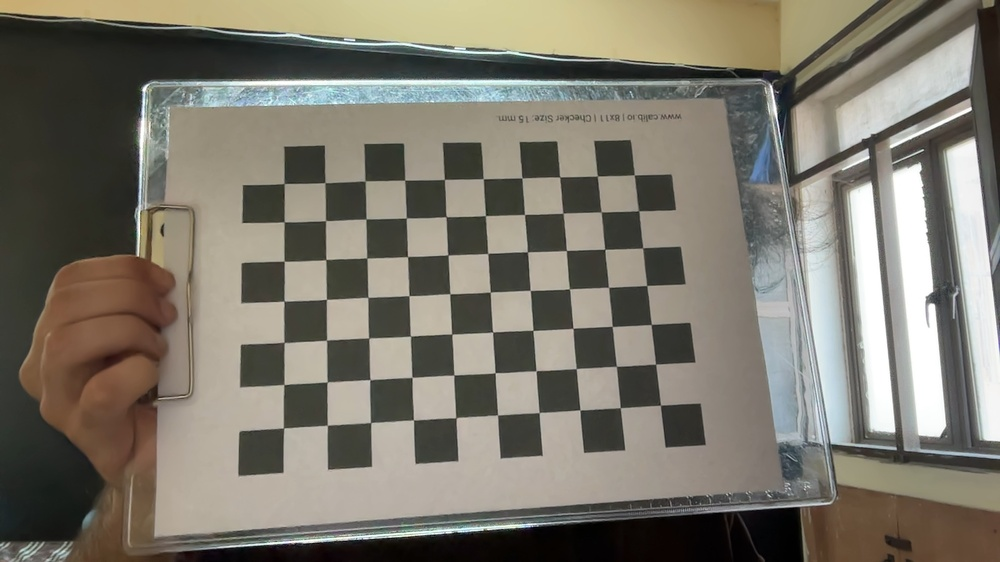
#> input picture assets/calibration_images/calib_00.jpg, 1000 x 562 px, shrunk from 1920 x 1080 before the run; its folder holds only this picture in this run
$ python calibrate_camera.py
#> lines starting #> are read from the running program, lines starting #| are printed output that depends on the picture; after the words box and inside, x2 and y2 are one past the last pixel; in counts of white or black regions, pixels touching at a corner belong together; long printed decimals are rounded
import numpy as np
import cv2
import glob

# 1. SETTINGS
# Number of internal corners (cols, rows)
CHECKERBOARD = (7, 10)
# Side length of a square in your preferred unit (e.g., mm or meters)
SQUARE_SIZE = 25.0

# Termination criteria for refining corner detection
criteria = (cv2.TERM_CRITERIA_EPS + cv2.TERM_CRITERIA_MAX_ITER, 30, 0.001)

# 2. DATA STORAGE
# 3D points in real world space
objpoints = []
# 2D points in image plane
imgpoints = []

# Prepare object points, like (0,0,0), (1,0,0), (2,0,0) ....,(8,5,0)
objp = np.zeros((1, CHECKERBOARD[0] * CHECKERBOARD[1], 3), np.float32)
objp[0,:,:2] = np.mgrid[0:CHECKERBOARD[0], 0:CHECKERBOARD[1]].T.reshape(-1, 2)
objp *= SQUARE_SIZE

# 3. PROCESSING IMAGES
images = glob.glob('assets/calibration_images/*.jpg')

for fname in images:
    img = cv2.imread(fname)
#> img is the input picture: shape (562, 1000, 3); mean B, G, R 107.7, 119.2, 123.6
    gray = cv2.cvtColor(img, cv2.COLOR_BGR2GRAY)
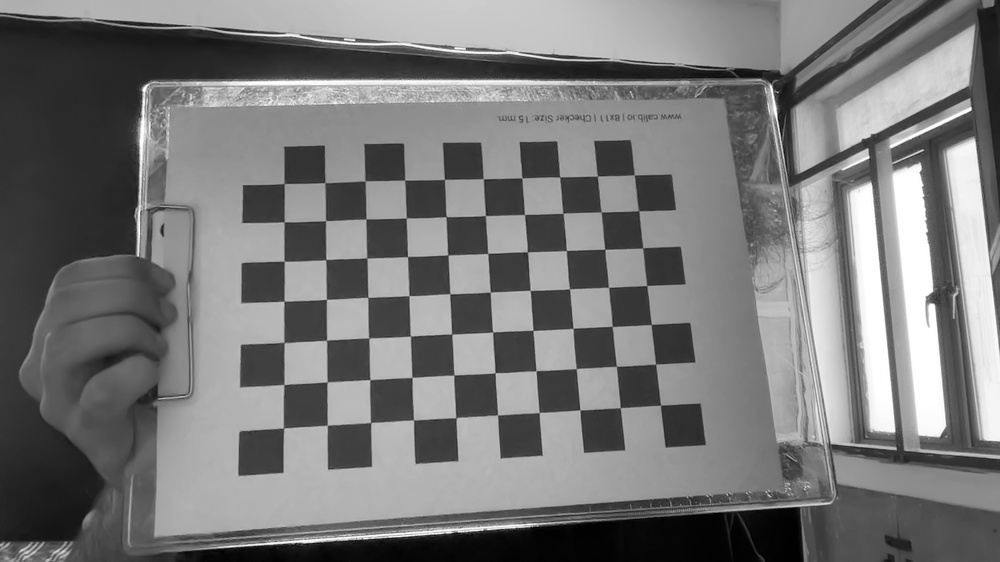
#> gray: shape (562, 1000); min 0, max 255, mean 119.2

    # Find the chess board corners
    ret, corners = cv2.findChessboardCorners(gray, CHECKERBOARD, None)
#> ret = True; corners = 70 rows, first 8: [283.5, 428], [284.1, 384.5], [284.1, 342.4], [284, 301], [284, 261], [284, 221.8], [284, 183.5], [327.4, 425.2]

    if ret == True:
        objpoints.append(objp)

        # Refine corner locations for better accuracy
        corners2 = cv2.cornerSubPix(gray, corners, (11, 11), (-1, -1), criteria)
#> corners2 = 70 rows, first 8: [283.5, 428], [284, 384.5], [284.1, 342.5], [284, 301.2], [284.2, 261.2], [284.1, 221.8], [284.1, 183.5], [327.4, 425.2]
        imgpoints.append(corners2)

        # Optional: Draw and display the corners
        cv2.drawChessboardCorners(img, CHECKERBOARD, corners2, ret)
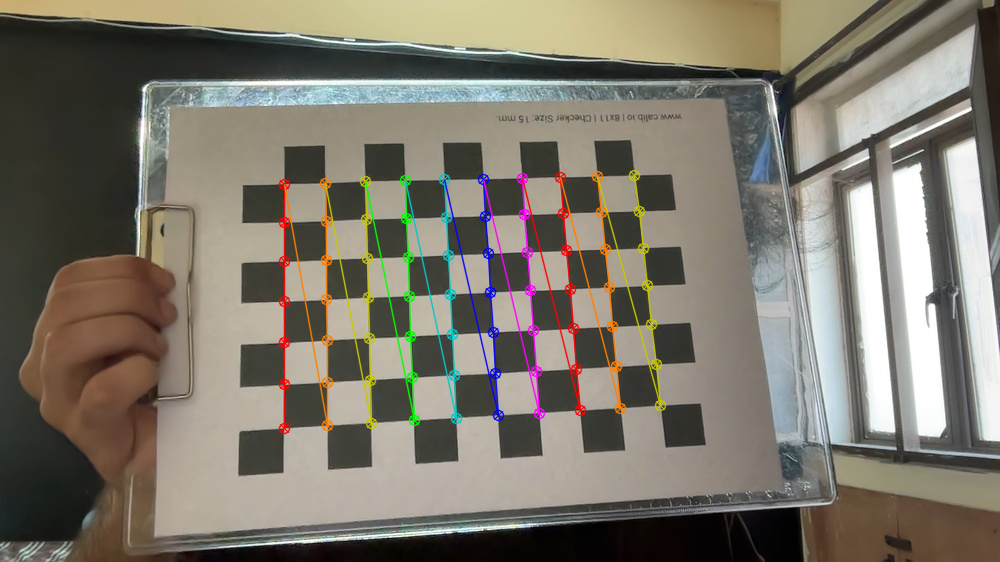
#> img: shape (562, 1000, 3); 3.39% of pixels changed, all inside (x1, y1, x2, y2) = (278, 169, 667, 435)
        cv2.imshow('Calibration', img)
        cv2.waitKey(0)

cv2.destroyAllWindows()

# 4. CALIBRATION
# ret: RMS error, mtx: Camera Matrix, dist: Distortion Coefficients
# rvecs: Rotation vectors, tvecs: Translation vectors
ret, mtx, dist, rvecs, tvecs = cv2.calibrateCamera(objpoints, imgpoints, gray.shape[::-1], None, None)
#> ret = 0.224; mtx = [[562.6, 0, 540.1], [0, 591.1, 452.7], [0, 0, 1]]; dist = [[-0.0301, 0.0333, -0.000645, 0.00033, 0.0164]]; rvecs = ([-0.0734, -0.2, -1.64],); tvecs = ([-149.8, -13.77, 327],)

print("Camera matrix:\n", mtx)
#| Camera matrix:
#|  [[562.634     0.         540.144 ]
#|  [  0.         591.089 452.652]
#|  [  0.           0.           1.        ]]
print("\nDistortion coefficients:\n", dist)
#| Distortion coefficients:
#|  [[-0.03014   0.0333 -0.000645  0.0003305  0.01644  ]]

# --- SAVE DATA ---
# Save the camera matrix and distortion coefficients to a file
np.savez("camera_calibration.npz", mtx=mtx, dist=dist, rvecs=rvecs, tvecs=tvecs)

print("Calibration data saved to 'camera_calibration.npz'")

$ run again, on assets/calibration_images/calib_04.jpg
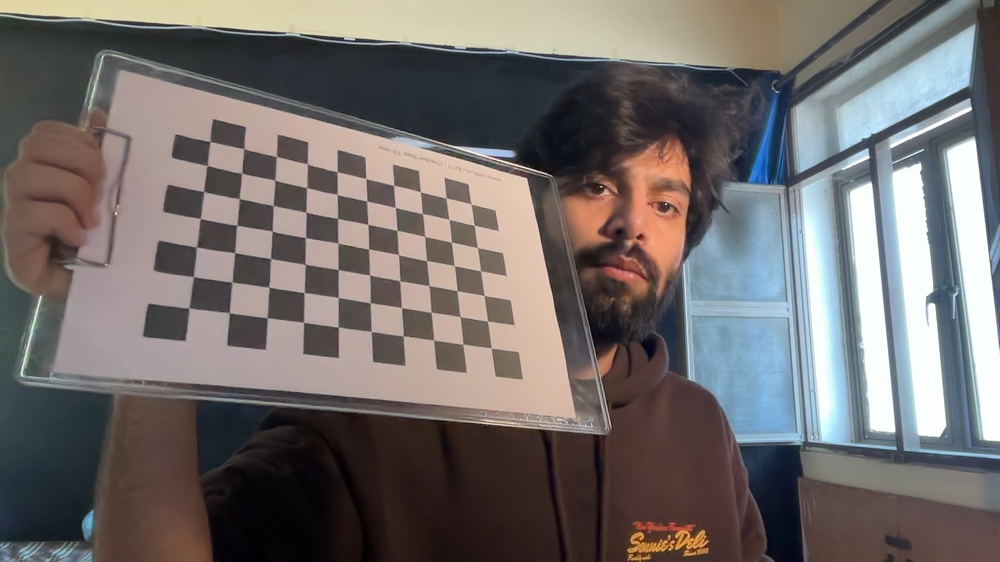
#> input picture assets/calibration_images/calib_04.jpg, 1000 x 562 px, shrunk from 1920 x 1080 before the run
#> img is the input picture: shape (562, 1000, 3); mean B, G, R 107.1, 108.6, 113.9
#> `gray = cv2.cvtColor(img, cv2.COLOR_BGR2GRAY)`:
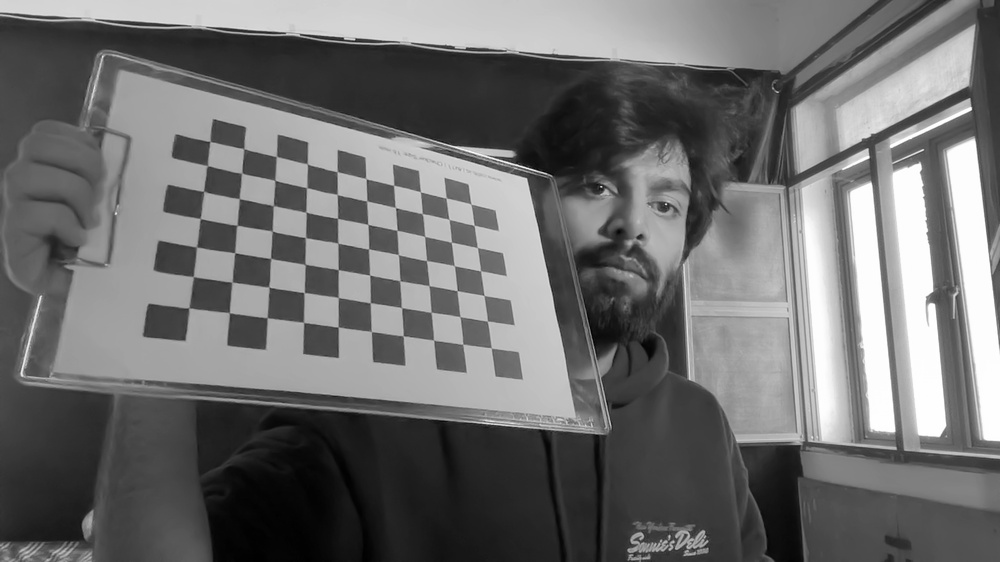
#> gray: shape (562, 1000); min 0, max 255, mean 110
#> `ret, corners = cv2.findChessboardCorners(gray, CHECKERBOARD, None)`: ret = True; corners = 70 rows, first 8: [188.7, 307.8], [193.3, 276.5], [196.4, 246.9], [200.3, 218.5], [203.6, 191.2], [207.8, 165.7], [210.1, 141.3], [229.3, 312.7]
#> corners2 = 70 rows, first 8: [189, 308], [193.4, 276.7], [196.5, 247], [200.3, 218.5], [203.7, 191.5], [207.1, 165.4], [209.9, 141.5], [229.4, 312.7]
#> `cv2.drawChessboardCorners(img, CHECKERBOARD, corners2, ret)`:
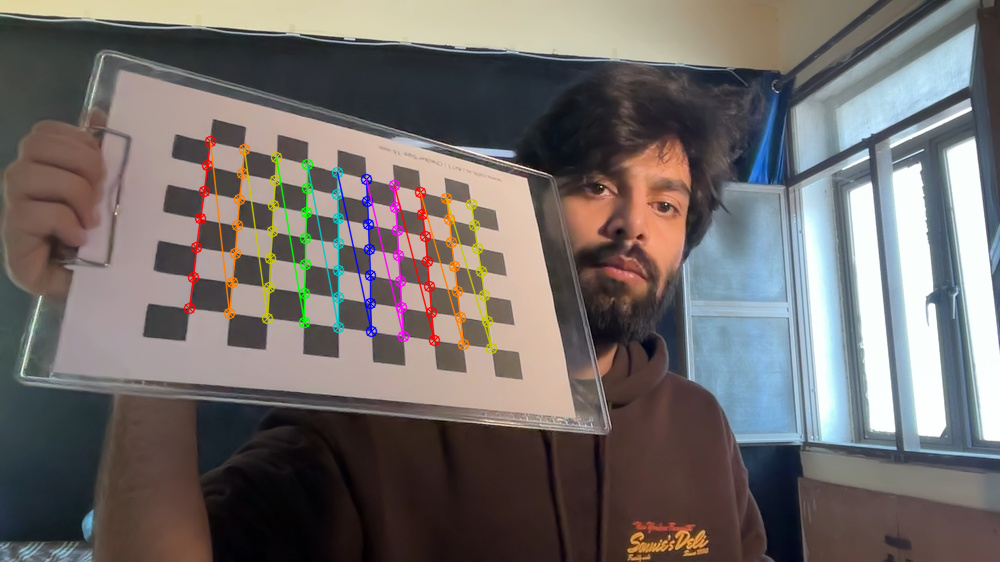
#> img: shape (562, 1000, 3); 2.54% of pixels changed, all inside (x1, y1, x2, y2) = (183, 135, 498, 355)
#> `ret, mtx, dist, rvecs, tvecs = cv2.calibrateCamera(objpoints, imgpoint..`: ret = 0.284; mtx = [[833.6, 0, 566.8], [0, 795.8, 263], [0, 0, 1]]; dist = [[0.399, -1.26, 0.0341, 0.0559, 2.25]]; rvecs = ([0.0105, -0.971, -1.45],); tvecs = ([-242.2, 25.78, 521.4],)
#| Camera matrix:
#|  [[833.554   0.         566.795]
#|  [  0.         795.809 262.958]
#|  [  0.           0.           1.        ]]
#| Distortion coefficients:
#|  [[ 0.3992 -1.262  0.03415  0.0559  2.246]]

$ run again, on assets/calibration_images/calib_05.jpg
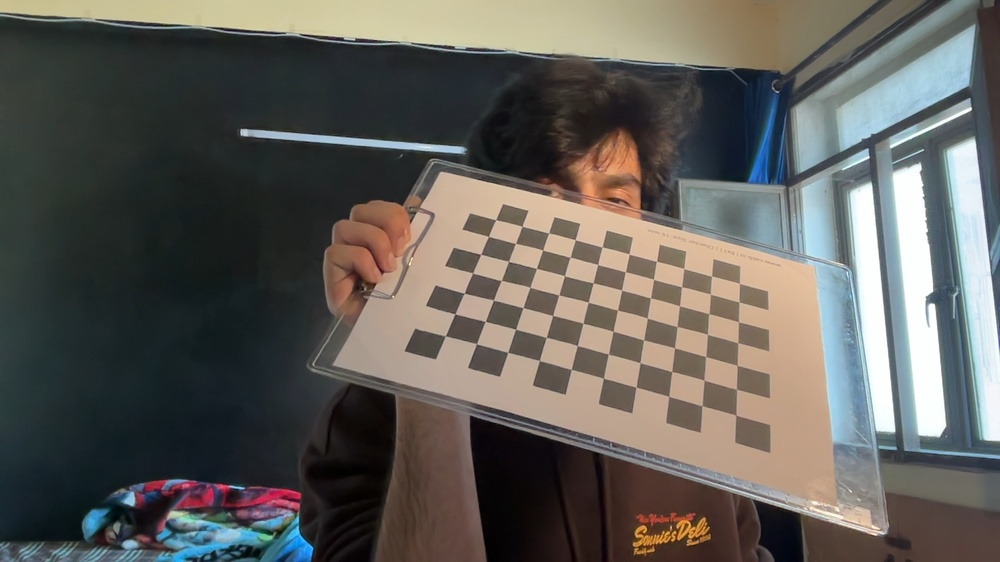
#> input picture assets/calibration_images/calib_05.jpg, 1000 x 562 px, shrunk from 1920 x 1080 before the run
#> img is the input picture: shape (562, 1000, 3); mean B, G, R 89.8, 94.7, 96.8
#> `gray = cv2.cvtColor(img, cv2.COLOR_BGR2GRAY)`:
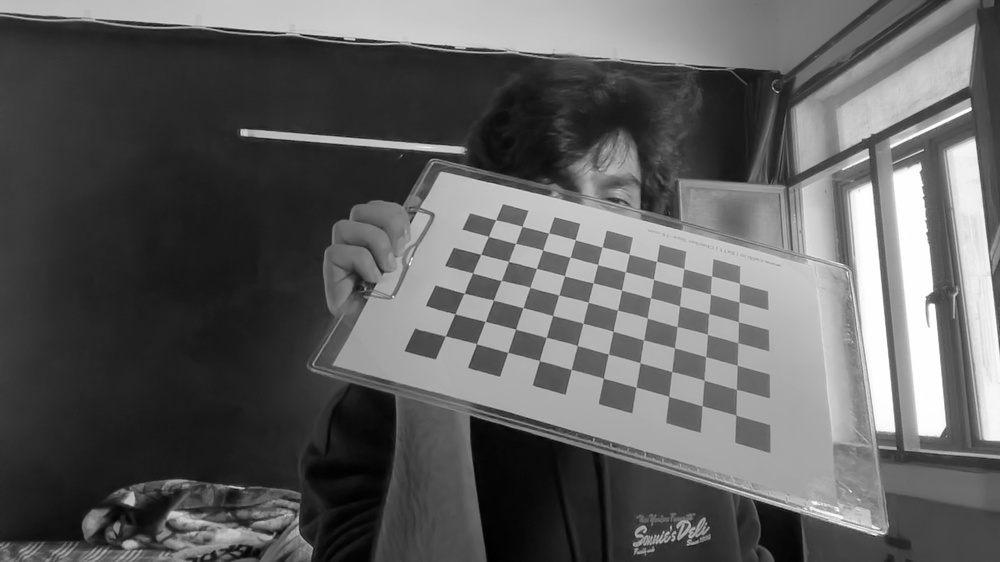
#> gray: shape (562, 1000); min 0, max 255, mean 94.8
#> `ret, corners = cv2.findChessboardCorners(gray, CHECKERBOARD, None)`: ret = True; corners = 70 rows, first 8: [445.3, 335.8], [455.1, 313.8], [464.4, 293.2], [472.6, 272.8], [480.6, 254.4], [488.6, 236.6], [495.7, 219.7], [476.5, 343.7]
#> corners2 = 70 rows, first 8: [445.4, 335.9], [455, 313.9], [464, 293.3], [472.6, 272.9], [480.7, 254.3], [488.4, 236.4], [495.5, 219.7], [476.5, 343.7]
#> `cv2.drawChessboardCorners(img, CHECKERBOARD, corners2, ret)`:
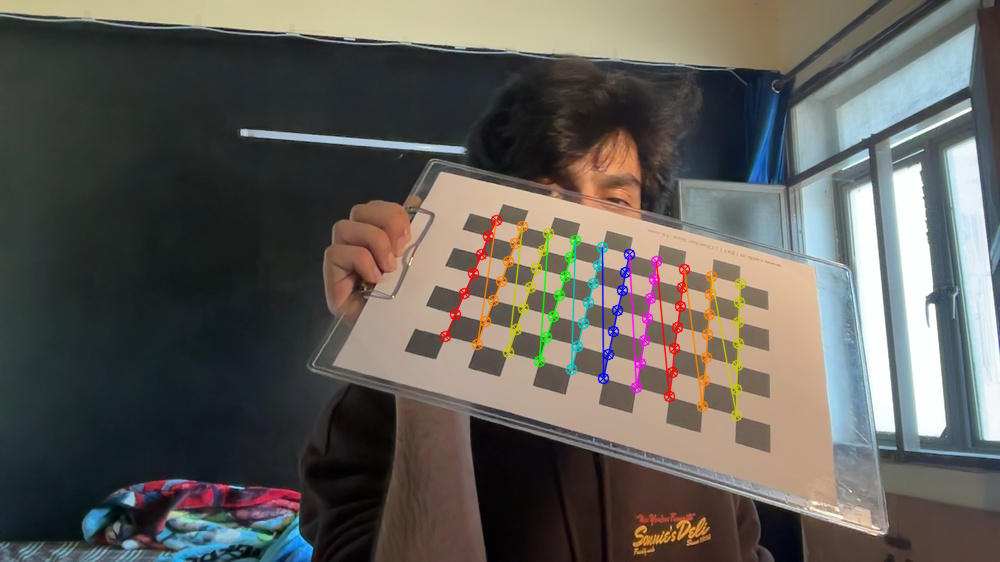
#> img: shape (562, 1000, 3); 2.26% of pixels changed, all inside (x1, y1, x2, y2) = (439, 214, 747, 422)
#> `ret, mtx, dist, rvecs, tvecs = cv2.calibrateCamera(objpoints, imgpoint..`: ret = 0.265; mtx = [[718.8, 0, 530.2], [0, 617.6, 270.4], [0, 0, 1]]; dist = [[-0.108, 1.58, 0.0453, 0.0216, -5.45]]; rvecs = ([-0.446, -0.585, -1.23],); tvecs = ([-65.05, 57.66, 550.5],)
#| Camera matrix:
#|  [[718.775   0.         530.154]
#|  [  0.         617.603 270.362]
#|  [  0.           0.           1.        ]]
#| Distortion coefficients:
#|  [[-0.1084  1.576  0.04534  0.02163 -5.448]]

$ run again, on assets/calibration_images/calib_06.jpg
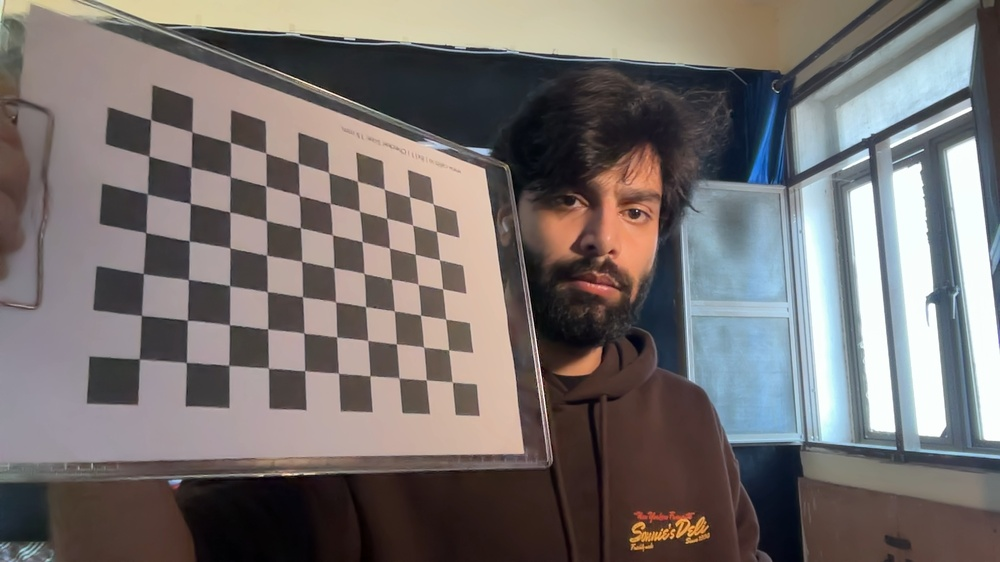
#> input picture assets/calibration_images/calib_06.jpg, 1000 x 562 px, shrunk from 1920 x 1080 before the run
#> img is the input picture: shape (562, 1000, 3); mean B, G, R 110.6, 112.1, 118.3
#> `gray = cv2.cvtColor(img, cv2.COLOR_BGR2GRAY)`:
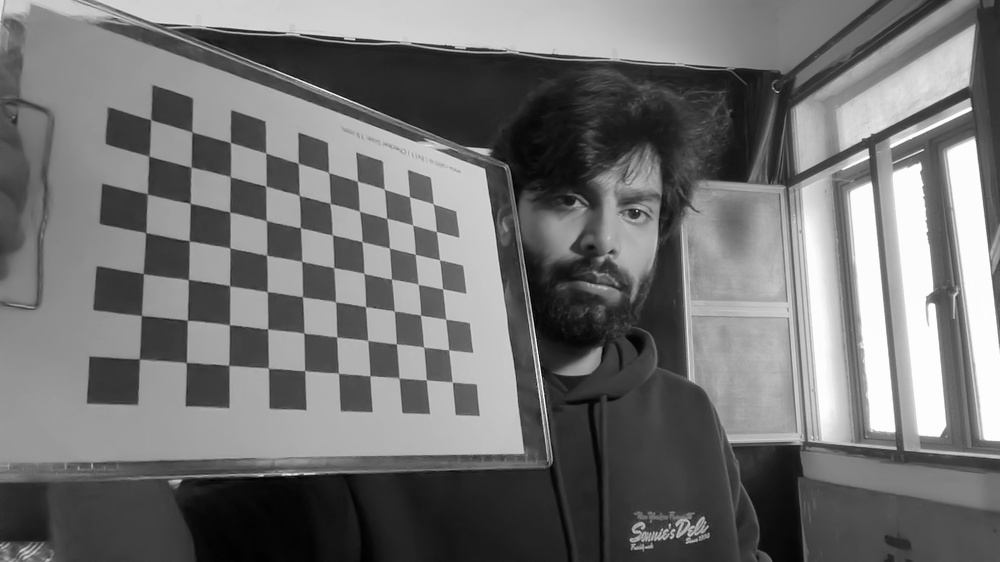
#> gray: shape (562, 1000); min 0, max 255, mean 113.8
#> `ret, corners = cv2.findChessboardCorners(gray, CHECKERBOARD, None)`: ret = True; corners = 70 rows, first 8: [139, 359.2], [141.6, 315.6], [143.3, 273.6], [145.8, 232.8], [147.4, 193.9], [149.1, 156.4], [150.8, 119.5], [186.2, 362.7]
#> corners2 = 70 rows, first 8: [139.3, 358.9], [141.4, 315.5], [143.3, 273.6], [145.8, 232.6], [147.4, 193.9], [148.8, 156], [150.7, 119.7], [186.3, 362.5]
#> `cv2.drawChessboardCorners(img, CHECKERBOARD, corners2, ret)`:
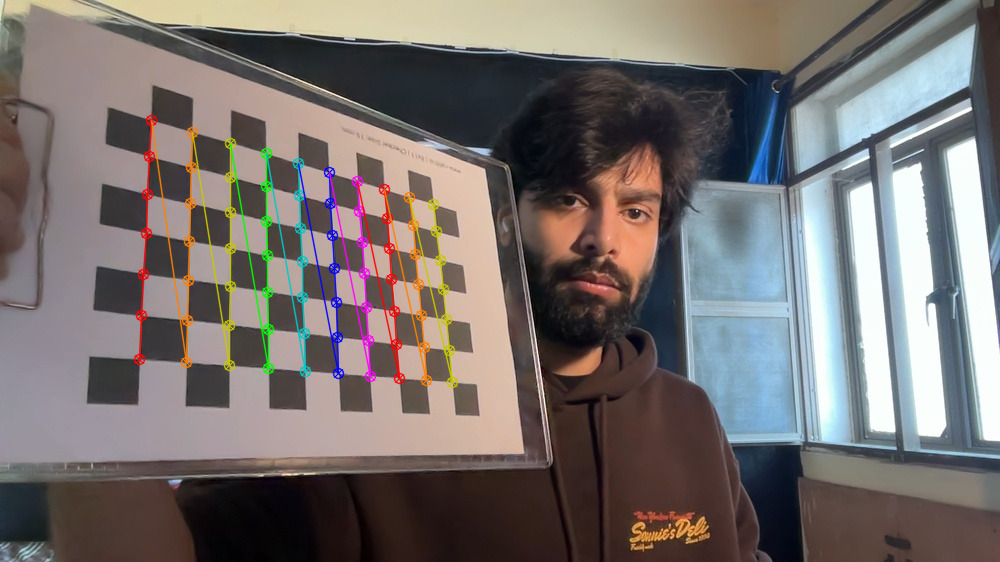
#> img: shape (562, 1000, 3); 3.06% of pixels changed, all inside (x1, y1, x2, y2) = (133, 114, 459, 389)
#> `ret, mtx, dist, rvecs, tvecs = cv2.calibrateCamera(objpoints, imgpoint..`: ret = 0.322; mtx = [[604.2, 0, 525.1], [0, 704.2, 356.2], [0, 0, 1]]; dist = [[0.151, -0.268, 0.0142, 0.0121, 0.254]]; rvecs = ([0.27, -0.831, -1.52],); tvecs = ([-234.9, -0.293, 371.9],)
#| Camera matrix:
#|  [[604.241    0.         525.133]
#|  [  0.         704.210 356.182]
#|  [  0.           0.           1.        ]]
#| Distortion coefficients:
#|  [[ 0.1514 -0.2683    0.01417  0.0121  0.2537]]
